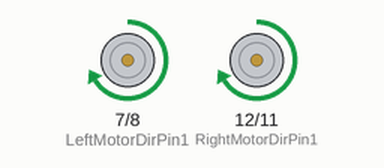
A sketch run on a simulated Arduino Uno, built with avr-gcc and run on an emulated ATmega328P. Shown: motor-driver pin pairs drawn as motors (green arrow = first pin HIGH = forward, orange = second pin HIGH = backward, longer = more drive, scaled by the enable pin).

Above: at 9.0 s.
At 11.0 s:
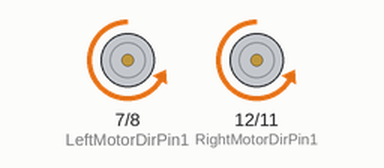
Timing chart, 0 to 13.2 s (numbered marks = the images above):
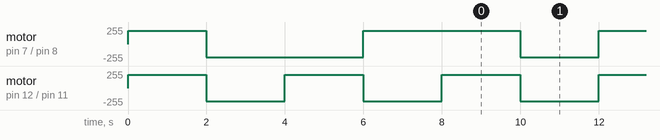

Measured:
- by itself, motor on pin 12 (RightMotorDirPin1) / pin 11 (RightMotorDirPin2): alternates forward 200/255 for 2.0 s and backward 200/255 for 2.0 s
- by itself, motor on pin 7 (LeftMotorDirPin1) / pin 8 (LeftMotorDirPin2): goes forward 200/255 2.0 s, backward 200/255 4.0 s, forward 200/255 4.0 s, 29 × (backward 200/255 2.0 s, forward 200/255 2.0 s), backward 200/255 2.0 s, then forward 200/255

The sketch:

v2smartcar-1.ino
```cpp
// (licence header left out)
#define speedPinR 9    //  RIGHT PWM pin connect MODEL-X ENA
#define RightMotorDirPin1  12    //Right Motor direction pin 1 to MODEL-X IN1
#define RightMotorDirPin2  11    //Right Motor direction pin 2 to MODEL-X IN2
#define speedPinL 6    // Left PWM pin connect MODEL-X ENB
#define LeftMotorDirPin1  7    //Left Motor direction pin 1 to MODEL-X IN3
#define LeftMotorDirPin2  8   //Left Motor direction pin 1 to MODEL-X IN4


/*motor control*/
void go_Advance(void)  //Forward
{
  digitalWrite(RightMotorDirPin1, HIGH);
  digitalWrite(RightMotorDirPin2,LOW);
  digitalWrite(LeftMotorDirPin1,HIGH);
  digitalWrite(LeftMotorDirPin2,LOW);
  analogWrite(speedPinL,200);
  analogWrite(speedPinR,200);
}
void go_Left(int t=0)  //Turn left
{
  digitalWrite(RightMotorDirPin1, HIGH);
  digitalWrite(RightMotorDirPin2,LOW);
  digitalWrite(LeftMotorDirPin1,LOW);
  digitalWrite(LeftMotorDirPin2,HIGH);
  analogWrite(speedPinL,200);
  analogWrite(speedPinR,200);
  delay(t);
}
void go_Right(int t=0)  //Turn right
{
  digitalWrite(RightMotorDirPin1, LOW);
  digitalWrite(RightMotorDirPin2,HIGH);
  digitalWrite(LeftMotorDirPin1,HIGH);
  digitalWrite(LeftMotorDirPin2,LOW);
  analogWrite(speedPinL,200);
  analogWrite(speedPinR,200);
  delay(t);
}
void go_Back(int t=0)  //Reverse
{
  digitalWrite(RightMotorDirPin1, LOW);
  digitalWrite(RightMotorDirPin2,HIGH);
  digitalWrite(LeftMotorDirPin1,LOW);
  digitalWrite(LeftMotorDirPin2,HIGH);
  analogWrite(speedPinL,200);
  analogWrite(speedPinR,200);
  delay(t);
}
void stop_Stop()    //Stop
{
  digitalWrite(RightMotorDirPin1, LOW);
  digitalWrite(RightMotorDirPin2,LOW);
  digitalWrite(LeftMotorDirPin1,LOW);
  digitalWrite(LeftMotorDirPin2,LOW);
}
/*set motor speed */
void set_Motorspeed(int speed_L,int speed_R)
{
  analogWrite(speedPinL,speed_L);
  analogWrite(speedPinR,speed_R);
}

//Pins initialize
void init_GPIO()
{
	pinMode(RightMotorDirPin1, OUTPUT);
	pinMode(RightMotorDirPin2, OUTPUT);
	pinMode(speedPinL, OUTPUT);

	pinMode(LeftMotorDirPin1, OUTPUT);
  pinMode(LeftMotorDirPin2, OUTPUT);
  pinMode(speedPinR, OUTPUT);
	stop_Stop();
}

void setup()
{
	init_GPIO();
	go_Advance();//Forward

  delay(2000);

  go_Back();//Reverse

  delay(2000);

  go_Left();//Turn left

  delay(2000);

  go_Right();//Turn right

  delay(2000);

  stop_Stop();//Stop

}

void loop(){

  go_Advance();
  delay(2000);
  go_Back();
  delay(2000);
}
```
